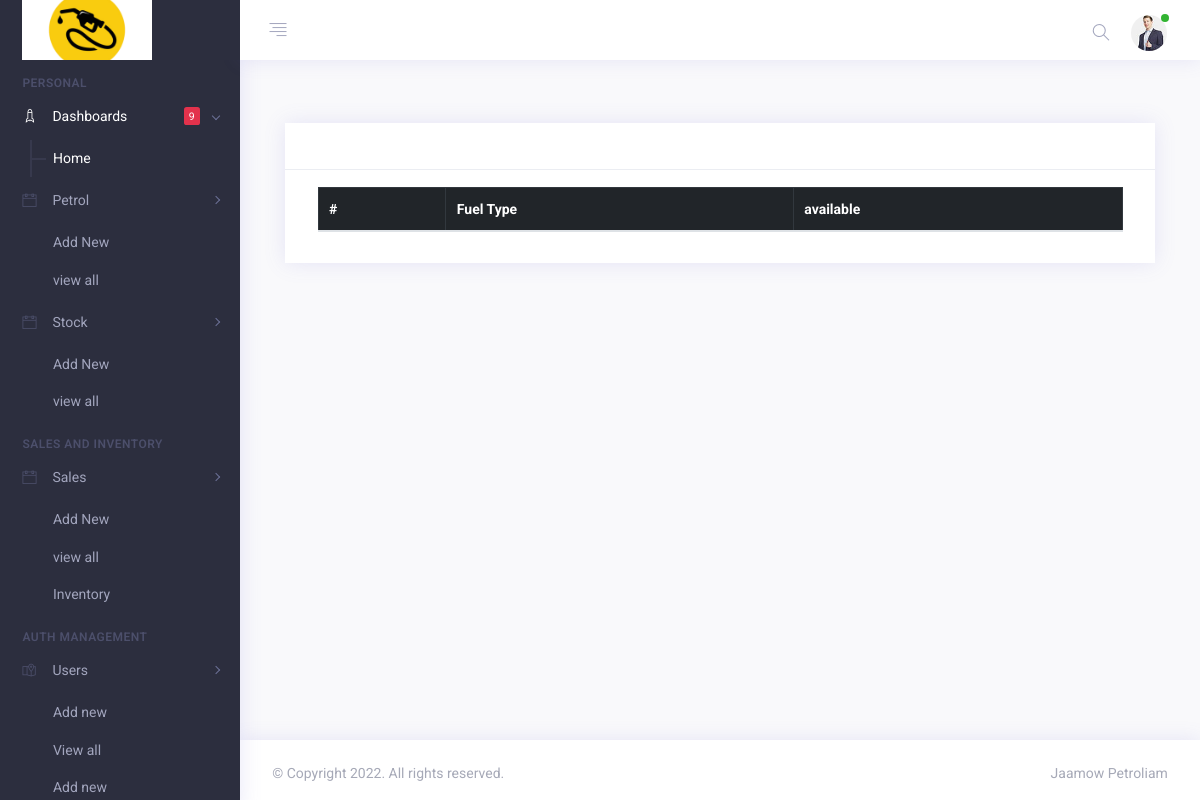
The page /inventory/ (signed in) on the database as committed earlier.
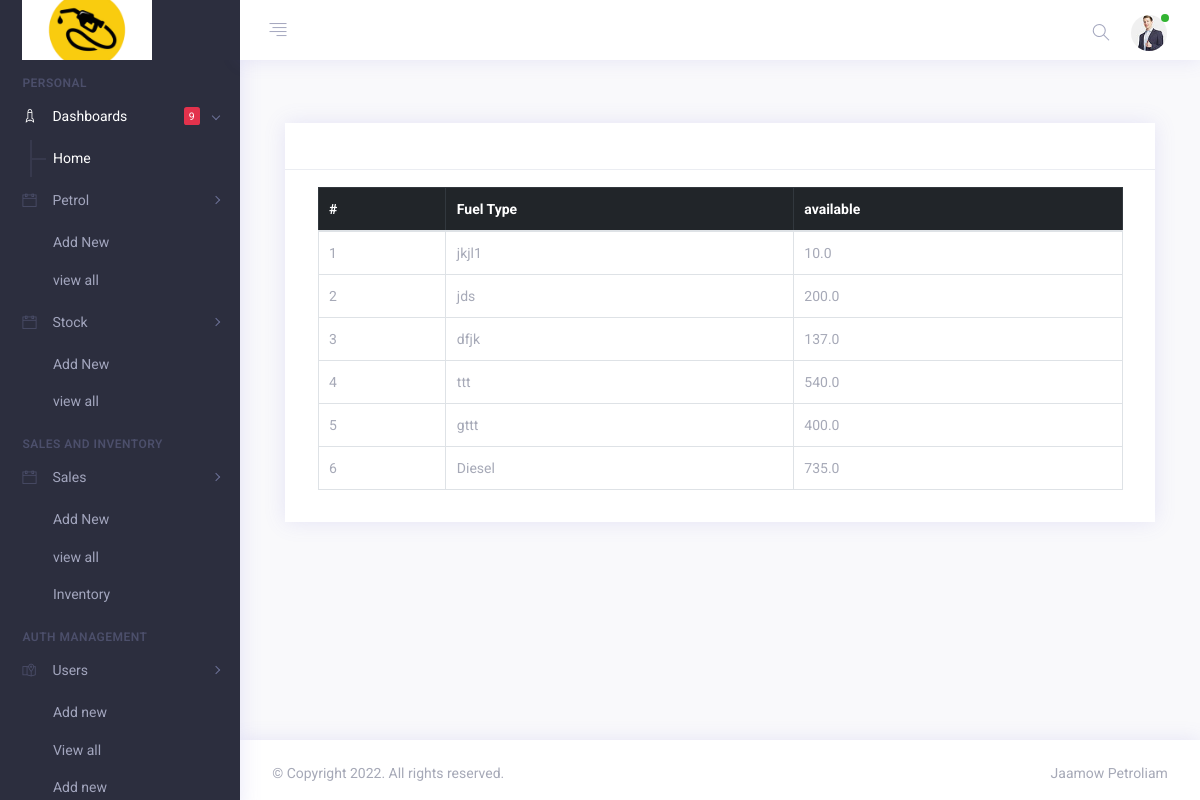
The same page on the database as committed later.
### base/models.py (models this page shows)
class Fuel(models.Model):
    name = models.CharField(max_length=100, unique=True)
    price = models.FloatField(max_length=(15,2), default=0)
    user = models.CharField(max_length=100, blank=True)
    status = models.CharField(max_length=2,choices=(('1','Active'),('0', 'Inactive')) , default = 1)
    delete_flag = models.IntegerField(default = 0)
    created = models.DateTimeField(default = timezone.now)
    updated = models.DateTimeField(auto_now=True)
    class Meta:
        ordering = ['-updated','-created']
        verbose_name_plural = "fuel type lists"
    def __str__(self):
        return self.name
    def available(self):
        try:
            stockin = Stock.objects.filter(fuel = self).aggregate(models.Sum("volume"))['volume__sum']
            if stockin is None:
                stockin = 0
        except:
            stockin = 0
        try:
            sale = Sale.objects.filter(fuel = self).aggregate(models.Sum("volume"))['volume__sum']
            if sale is None:
                sale = 0
        except:
            sale = 0
            print(sale)
        return stockin - sale

### base/views.py (the view)
# urls.py: path('inventory/', views.inventoryView, name="inventory"),
@login_required(login_url='login')
@permission_required('base.view_stock', raise_exception=True)
def inventoryView(request):
    fuels = Fuel.objects.filter(delete_flag=0, status=1).all()
    context = {
        "fuels":fuels
    }
    return render(request, 'base/inventory.html', context)

### base/templates/base/inventory.html (shortened to what this page needs)
{% extends 'base.html' %}
{% block content %}
<br>
    <div class="container justify-content-center">
        <div class="card mb-4 mt-2">
            <div class="card-header">
            </div>
            <div class="card-body">
                <div class="container">
                    <table class="table table-bordered table-hovored">
                        <thead class="table-dark">
                            <th>#</th>
                            <th>Fuel Type</th>
                            <th>available</th>
                        </thead>
                        <tbody>
                            <tr>
                                {% for fuel in fuels %}
                                <td>{{forloop.counter}}</td>
                                <td>{{fuel}}</td>
                                <td>{{fuel.available}}</td>
                            </tr>
                            {% endfor %}
                        </tbody>
                    </table>
                </div>
            </div>
        </div>
    </div>
{% endblock %}

Rows that differ between the two databases and show on the page:
added Fuel: name "jkjl1", available "10.0"
added Fuel: name "jds", available "200.0"
added Fuel: name "dfjk", available "137.0"
added Fuel: name "ttt", available "540.0"
added Fuel: name "gttt", available "400.0"
added Fuel: name "Diesel", available "735.0"
